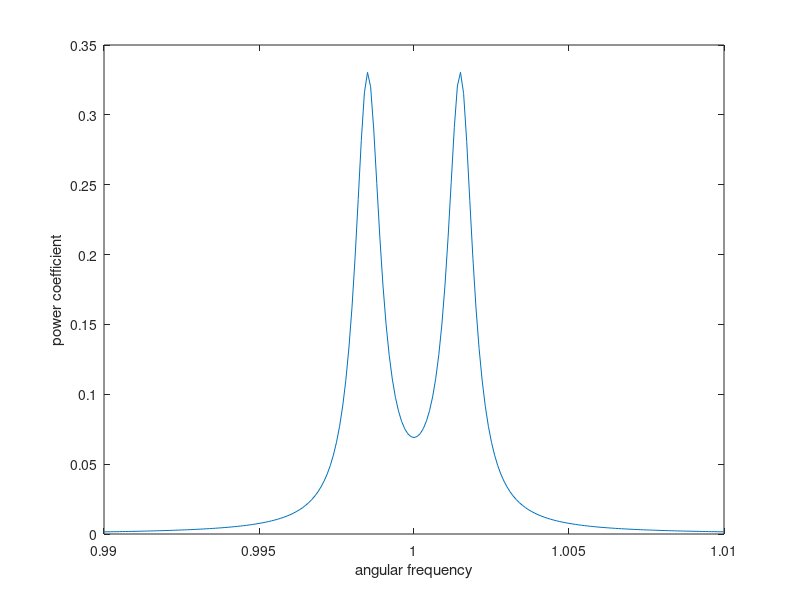

Write the MATLAB code that produced this figure.
clc, clearvars
%problem parameters
initE=1;
omega=1;
gamma=10^(-3)*omega;
couplingR=3;

%my assumptions:
mass=1;


%simulating parameters(in rad/s)
dOmega=0.0001;
finalOmega=50;
timeDivisions=10000;

%fullOmega
omegaVar=0:dOmega:2*finalOmega;

%Hence time:
dt=2*pi/size(omegaVar,2)/dOmega;
finalTime=finalOmega/dOmega*dt;


%important arrays:
t=2*pi/size(omegaVar,2)*omegaVar/dOmega^2;
phase=zeros(4,size(t,2));

%simulating the phase
phase(1,1)=sqrt(2*initE/omega^2/mass);
phase(2,1)=0;
phase(3,1)=0;
phase(4,1)=0;
matrix=[0 1 0 0;-omega^2 -gamma couplingR*omega*gamma 0;0 0 0 1;couplingR*omega*gamma 0 -omega^2 -gamma];
itteration=(dt/timeDivisions*matrix+eye(4))^timeDivisions;
for index=2:(size(t,2))
  phase(:,index)=itteration*phase(:,index-1);
end


%fourrier Transform
fourrier1=fftshift(fft(phase(1,:)));
fourrier2=fftshift(fft(phase(3,:)));
%normalization
fourrier1=fourrier1/sqrt(abs(fourrier1*fourrier1')*dOmega);
fourrier2=fourrier2/sqrt(abs(fourrier2*fourrier2')*dOmega);
modulous=abs(fourrier1*fourrier1')*dOmega;

%power:
omegaVar=omegaVar-omegaVar(1,end)/2;
power1=omega^2*gamma*abs(fourrier1).^2;
power2=omega^2*gamma*abs(fourrier2).^2;
plot(omegaVar,power1+power2)
xlim([0.99 1.01]);
ylabel("power coefficient")
xlabel("angular frequency")




